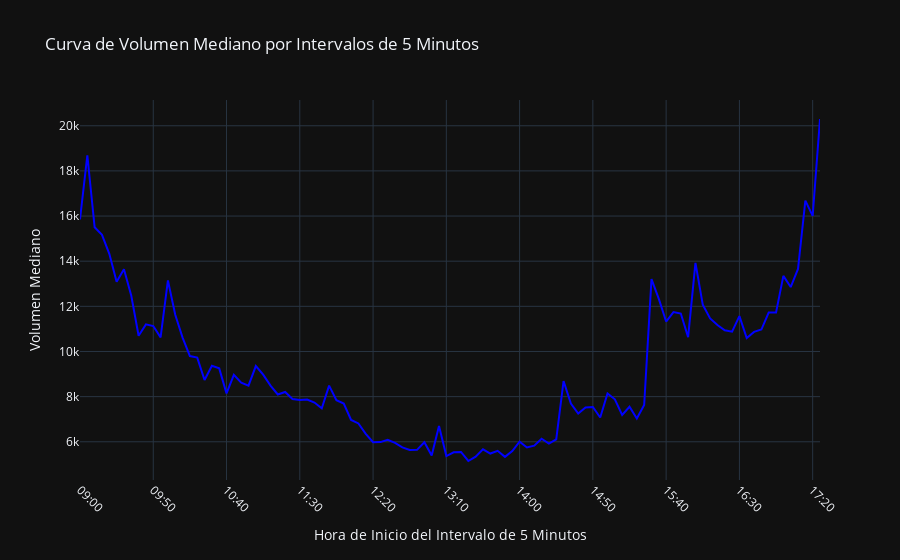

The notebook cell this image was saved under:
### Markdown cell above
<span style="color:#1E90FF; font-weight:bold">**Static volume prediction**

<span style="color:#1E90FF; font-weight:bold">For each day (don’t differentiate here between days of the week) calculate the median of volumes for each interval of five minutes using the data from the same interval across days of the training set. You have to get a single median volume curve with as many points as five minute intervals in a day.

### Code cell
# Realizar la predicción estática del volumen
algo.static_volume_prediction()

### Figure 1 — Plotly figure (JSON) as saved in the notebook; plotly's stock layout.template omitted (floating-point values rounded to 4 significant figures)
{"data": [{"line": {"color": "blue", "width": 2}, "mode": "lines", "type": "scatter", "x": ["09:00", "09:05", "09:10", "09:15", "09:20", "09:25", "09:30", "09:35", "09:40", "09:45", "09:50", "09:55", "10:00", "10:05", "10:10", "10:15", "10:20", "10:25", "10:30", "10:35", "10:40", "10:45", "10:50", "10:55", "11:00", "11:05", "11:10", "11:15", "11:20", "11:25", "11:30", "11:35", "11:40", "11:45", "11:50", "11:55", "12:00", "12:05", "12:10", "12:15", "12:20", "12:25", "12:30", "12:35", "12:40", "12:45", "12:50", "12:55", "13:00", "13:05", "13:10", "13:15", "13:20", "13:25", "13:30", "13:35", "13:40", "13:45", "13:50", "13:55", "14:00", "14:05", "14:10", "14:15", "14:20", "14:25", "14:30", "14:35", "14:40", "14:45", "14:50", "14:55", "15:00", "15:05", "15:10", "15:15", "15:20", "15:25", "15:30", "15:35", "15:40", "15:45", "15:50", "15:55", "16:00", "16:05", "16:10", "16:15", "16:20", "16:25", "16:30", "16:35", "16:40", "16:45", "16:50", "16:55", "17:00", "17:05", "17:10", "17:15", "17:20", "17:25"], "y": [15850.0, 18690.0, 15500.0, 15170.0, 14326, 13090.0, 13650.0, 12470, 10700.0, 11200.0, 11130.0, 10625, 13150.0, 11626, 10615, 9800, 9730, 8738, 9370, 9252, 8140, 8962, 8621, 8486, 9355, 8975, 8487, 8096, 8206, 7896, 7846.0, 7870, 7739, 7486, 8488.0, 7840.0, 7696, 6969, 6812.0, 6355, 5980.0, 5986.0, 6092.0, 5948, 5752.0, 5640.0, 5644, 5980, 5388, 6700, 5370.0, 5537, 5549, 5149, 5344, 5666, 5478.0, 5598.0, 5331, 5586.0, 6002, 5748, 5830, 6133, 5916, 6107, 8685, 7691, 7254, 7518, 7539, 7075, 8138.0, 7880.0, 7194.0, 7553, 7029, 7630.0, 13206, 12330.0, 11326, 11750.0, 11681, 10640.0, 13927, 12080.0, 11470.0, 11170.0, 10940.0, 10880.0, 11570.0, 10600, 10868, 10972, 11720.0, 11730.0, 13349, 12856, 13657, 16680.0, 16010.0, 20299]}], "layout": {"title": {"text": "Curva de Volumen Mediano por Intervalos de 5 Minutos"}, "xaxis": {"tickangle": 45, "ticktext": ["09:00", "09:50", "10:40", "11:30", "12:20", "13:10", "14:00", "14:50", "15:40", "16:30", "17:20"], "tickvals": [0, 10, 20, 30, 40, 50, 60, 70, 80, 90, 100], "title": {"text": "Hora de Inicio del Intervalo de 5 Minutos"}}, "yaxis": {"title": {"text": "Volumen Mediano"}}}}
